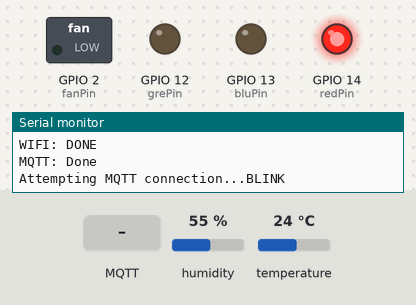
A sketch run on a simulated ESP8266 (NodeMCU). Parts: switched loads named in the sketch (green lamp = pin HIGH), output pins drawn as LEDs (lit = HIGH), the last lines printed to the serial monitor. The inputs (shaded band) are chosen by the test bench; at power-on: humidity 55 %, temperature 24 °C. WiFi joins after 1.5 s; servers stay silent unless stated; no MQTT or app messages arrive unless stated.

Above: at 1.6 s.
At 2.4 s:
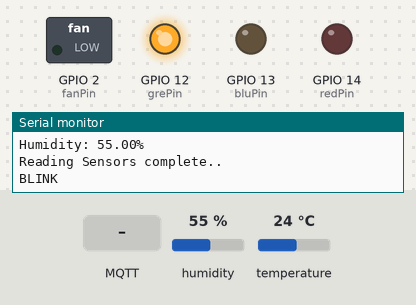
At 3.9 s:
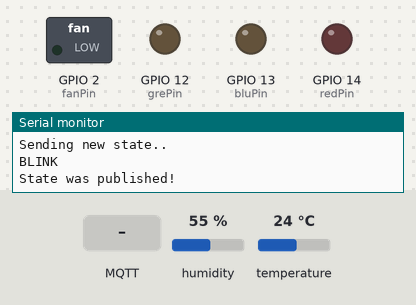
4.0 s: MQTT message "1" arrives on the first subscribed topic
5.5 s: MQTT message "on" arrives on the first subscribed topic
7.0 s: MQTT message "off" arrives on the first subscribed topic
Timing chart, 0 to 10.0 s (numbered marks = the images above; inputs shaded):
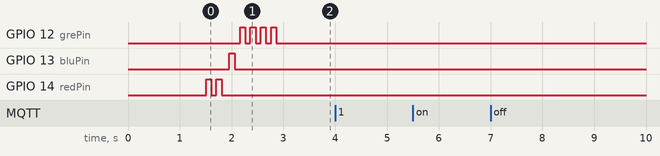

The sketch:

sensor_hubv1.ino
```cpp
#include <ArduinoJson.h>
#include <ESP8266WiFi.h>
#include <PubSubClient.h>
#include <Wire.h>
#include <Adafruit_Sensor.h>
#include <Adafruit_BME280.h>

//Setup WiFi and MQTT Broker
#define wifi_ssid ""
#define wifi_password ""
#define mqtt_server "" //OR server of Home Assistent
#define mqtt_user ""
#define mqtt_password ""
#define mqtt_port 1883
#define mqtt_topic_publish ""
#define mqtt_topic_subscribe ""

//Pins
#define pirPin 0 //D3
#define fanPin 2 // D4 Relay for Fan
#define redPin 14 //D5
#define grePin 12 //D6
#define bluPin 13 //D7

//Lib setup
WiFiClient espClient;
PubSubClient client(espClient);
#define SEALEVELPRESSURE_HPA (1013.25)
Adafruit_BME280 bme;

//MQTT
#define SENSORNAME "toilet"
#define MQTT_MAX_PACKET_SIZE 512
const int BUFFER_SIZE = 300;

//Sensor definitions
float tempValue = 0.0;
float tempNew = 0.0;
float tempDiff = 0.1;

float humValue = 0.0;
float humNew = 0.0;
float humDiff = 0.5;

bool pirStatus = 0;
bool pirStatusPrev = 0;

bool fanStatus = false;
bool fanStatusPrev = false;

int timerLast;
int timerNow;
int timerInterval = 60000; //Every 60 second in millis.

void setup() {
  Serial.begin(115200);
  Serial.println("Starting Node named " + String(SENSORNAME));

  //Pin Setup
  pinMode(redPin, OUTPUT);
  pinMode(grePin, OUTPUT);
  pinMode(bluPin, OUTPUT); //Bootup / Flash pin
  pinMode(pirPin, INPUT); //Movement Sensor
  pinMode(fanPin, OUTPUT); //FAN Relay

  digitalWrite(redPin, LOW);
  digitalWrite(grePin, LOW);
  digitalWrite(bluPin, LOW);

  Serial.println("LED: DONE");

  //Wifi Setup
  Serial.println();
  Serial.print("Connecting to ");
  Serial.println(wifi_ssid);

  WiFi.mode(WIFI_STA);
  WiFi.begin(wifi_ssid, wifi_password);

  while (WiFi.status() != WL_CONNECTED) {
    delay(500);
    Serial.print(".");
  }

  Serial.println("");
  Serial.println("WiFi connected");
  Serial.println("IP address: ");
  Serial.println(WiFi.localIP());

  Serial.println("WIFI: DONE");

  //MQTT Setup
  client.setServer(mqtt_server, mqtt_port);
  client.setCallback(callback);

  Serial.println("MQTT: Done");

  //Sensor setup
  bme.begin(0x76);

  //Timer DATA
  timerNow = millis();

  //Initial connnect to Wifi.
  reconnect();
  readTimedSensors();

  //Blink 3 times to show we are live.
  blink(grePin, 3);
}

void callback(char* topic, byte* payload, unsigned int length) {
  Serial.print("Message arrived [");
  Serial.print(topic);
  Serial.print("] ");

  char message[length + 1];
  for (int i = 0; i < length; i++) {
    message[i] = (char)payload[i];
  }
  message[length] = '\0';
  Serial.println(message);

  if (!processMessage(message)) {
    return;
  }

}

bool processMessage(char* message) {
  Serial.println("Message Received.. Decoding..");
  const size_t CAPACITY = JSON_OBJECT_SIZE(BUFFER_SIZE);
  StaticJsonDocument<CAPACITY> doc;

  DeserializationError err = deserializeJson(doc, message);

  if(err) {
    Serial.print(F("deserializeJson() failed with code "));
    Serial.println(err.c_str());
    return false;
  }

  fanStatus = doc["fanStatus"];

  Serial.println("Message decoded.");
  return true;
}

void reconnect() {
  // Loop until we're reconnected
  while (!client.connected()) {
    Serial.print("Attempting MQTT connection...");
    blink(redPin, 2);

    if (client.connect(SENSORNAME, mqtt_user, mqtt_password)) {
      Serial.println("connected");
      //ToDo: Reset sensor values in prep for reconnect.
      client.subscribe(mqtt_topic_subscribe);
      client.publish(mqtt_topic_publish, "ONLINE!");
      blink(bluPin, 1);
    } else {
      blink(redPin, 5);
      Serial.print("failed, rc=");
      Serial.print(client.state());
      Serial.println(" try again in 5 seconds");
      delay(5000);
    }
  }
}

void blink(char pin, int times) {
  Serial.println("BLINK");
  for (size_t i = 0; i < times; i++)
  {
    digitalWrite(pin, HIGH);
    delay(100);
    digitalWrite(pin, LOW);
    delay(100);
    i = i++;
  }
}

void SendState() {
  Serial.println("Sending new state..");
  const size_t CAPACITY = JSON_OBJECT_SIZE(BUFFER_SIZE);
  StaticJsonDocument<CAPACITY> doc;
  JsonObject object = doc.to<JsonObject>();

  object["name"] = SENSORNAME;
  object["temp"] = tempNew;
  object["humidity"] = humNew;
  object["movement"] = pirStatus;
  object["fan"] = fanStatus;

  char buffer[300]; //Create char with document length.
  serializeJson(doc, buffer); //Serialize and post the document to buffer.
  client.publish(mqtt_topic_publish, buffer, true);
  blink(grePin, 1);
  Serial.println("State was published!");
}

bool difference(float oldVal, float newVal, float diff) {
  float calculatedDiff = fabs(oldVal - newVal);
  return (calculatedDiff > diff);
}

void loop() {
  // put your main code here, to run repeatedly:
  client.loop();

  //Increase timerInterval for time based collection of data.
  timerNow = millis();

  if (abs(timerLast - timerNow) > timerInterval) {
    readTimedSensors();
    timerLast = millis();
  }

  readSensors();
  trigger();

  if (difference(tempValue, tempNew, tempDiff) || difference(humValue, humNew, humDiff) || pirStatusPrev != pirStatus || fanStatusPrev != fanStatus) {
    SendState();
  }

  //Set corresponding values.
  tempValue = tempNew;
  humValue = humNew;
  pirStatusPrev = pirStatus;
  fanStatusPrev = fanStatus;
}

//Allows us to run the trigger every second, to make the loop a bit less heavy.
void trigger() {
  if (fanStatus) {
    digitalWrite(fanPin, HIGH);
  } else {
    digitalWrite(fanPin, LOW);
  }
}

void readSensors(){
  if(digitalRead(pirPin)==HIGH) {
    pirStatus = true; //Movement.
  } else {
    pirStatus = false; //No movement.
  }
}

void readTimedSensors() {
  Serial.println("Reading Sensors..");

  // Get humidity / Temp event and print its value.
  Serial.print(F("Temperature: "));
  Serial.print(bme.readTemperature());
  Serial.println(F("°C"));

  tempNew = bme.readTemperature();

  // Get humidity event and print its value.
  Serial.print(F("Humidity: "));
  Serial.print(bme.readHumidity());
  Serial.println(F("%"));

  humNew = bme.readHumidity();

  //End humidity and temp event.
  Serial.println("Reading Sensors complete..");
}
```

Measured:
- by itself, GPIO 12 (grePin): alternates HIGH for 0.10 s and LOW for 0.10 s, 7 changes in all, then stays LOW
